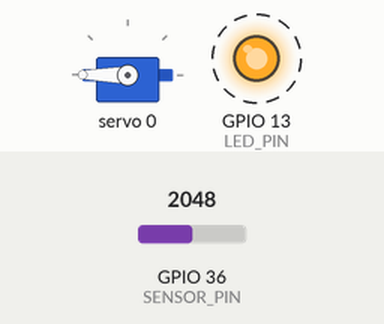
Bench run of a sketch on a simulated ESP32. On the bench: servo, output pins drawn as LEDs (lit = HIGH). Dashed ring = blinking. The test bench sets the inputs (shaded band); at power-on: GPIO 36 (SENSOR_PIN) = 2048. What the sketch prints to the serial monitor is not drawn.

Above: at 3.3 s.
3.4 s: GPIO 36 (SENSOR_PIN) set to 519
6.9 s: GPIO 36 (SENSOR_PIN) set to 472
At 7.4 s:
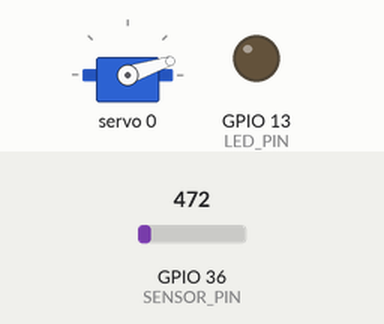
10.2 s: GPIO 36 (SENSOR_PIN) set to 540
At 11.6 s:
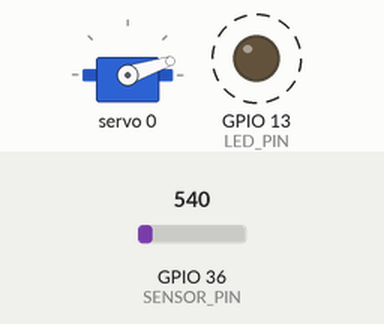
17.0 s: GPIO 36 (SENSOR_PIN) set to 491
At 17.9 s:
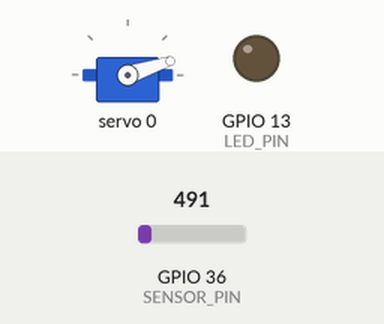
Timing chart, 0 to 20.0 s (numbered marks = the images above; inputs shaded):
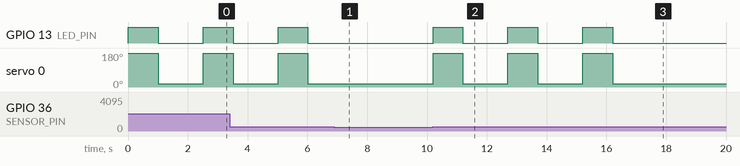

The sketch:

5-MissionDeckFSM.ino
```cpp
/**********************************************************************
 * File       : 5-MissionDeckFSM.ino
 * Title      : MCP/FSM – Full Mission Logic
 * Author     : Rudy Martin / Next Shift Consulting
 * Description: Pipeline FSM: Sense → Act → Log
 *              Models a full robotics mission: detection → action → feedback
 **********************************************************************/

// --- Pin + Servo Setup ---
#include <Wire.h>
#include <Adafruit_PWMServoDriver.h>
const int SENSOR_PIN = A0;       // Simulated detection input
const int LED_PIN = 13;          // Status indicator
#define SERVO_CHANNEL 0
#define SERVO_MIN 150
#define SERVO_MAX 600
#define SERVO_FREQ 50

Adafruit_PWMServoDriver pwm = Adafruit_PWMServoDriver();

// --- FSM States ---
enum State {
  SCAN,
  REACT,
  REPORT
};
State currentState = SCAN;

// --- Timing ---
unsigned long lastChange = 0;
const unsigned long REACT_TIME = 1000;
const unsigned long REPORT_TIME = 1500;

void setup() {
  Serial.begin(115200);
  pinMode(SENSOR_PIN, INPUT);
  pinMode(LED_PIN, OUTPUT);
  pwm.begin();
  pwm.setPWMFreq(SERVO_FREQ);
  delay(10);

  Serial.println("MissionDeck FSM Initialized");
}

void loop() {
  unsigned long now = millis();

  switch (currentState) {
    case SCAN:
      // MCP Step 1: SENSE – Read simulated sensor
      int val = analogRead(SENSOR_PIN);
      Serial.print("Scan Value: ");
      Serial.println(val);

      // MCP Step 2: PLAN – trigger if threshold crossed
      if (val > 500) {
        currentState = REACT;
        lastChange = now;
        Serial.println("Trigger Detected → REACT");  // MCP Step 4: LOG
      }
      break;

    case REACT:
      // MCP Step 3: ACT – Move servo to simulate sorting
      pwm.setPWM(SERVO_CHANNEL, 0, SERVO_MAX);
      digitalWrite(LED_PIN, HIGH);

      if (now - lastChange >= REACT_TIME) {
        currentState = REPORT;
        lastChange = now;
        Serial.println("Action Complete → REPORT");  // MCP Step 4: LOG
      }
      break;

    case REPORT:
      // MCP Step 4: LOG – Feedback and reset
      pwm.setPWM(SERVO_CHANNEL, 0, SERVO_MIN);
      digitalWrite(LED_PIN, LOW);

      if (now - lastChange >= REPORT_TIME) {
        currentState = SCAN;
        Serial.println("Cycle Complete → SCAN");  // MCP Step 5: REPEAT
      }
      break;
  }
}
```

Measured:
- the behaviour switches between 501 and 500 on GPIO 36 (SENSOR_PIN) (found by bisection; images 0 and 1)
- after the input at 6.9 s, GPIO 13 (LED_PIN): stays LOW (without the input it goes to HIGH after 0.62 s); servo 0: stays 18° (without the input it goes to 180° after 0.62 s)
- after the input at 10.2 s, GPIO 13 (LED_PIN): alternates HIGH for 1.0 s and LOW for 1.5 s, starting at once; servo 0: alternates 180° for 1.0 s and 18° for 1.5 s, starting at once
- after the input at 17.0 s, GPIO 13 (LED_PIN): stops changing and stays LOW; servo 0: stops changing and stays 18°
